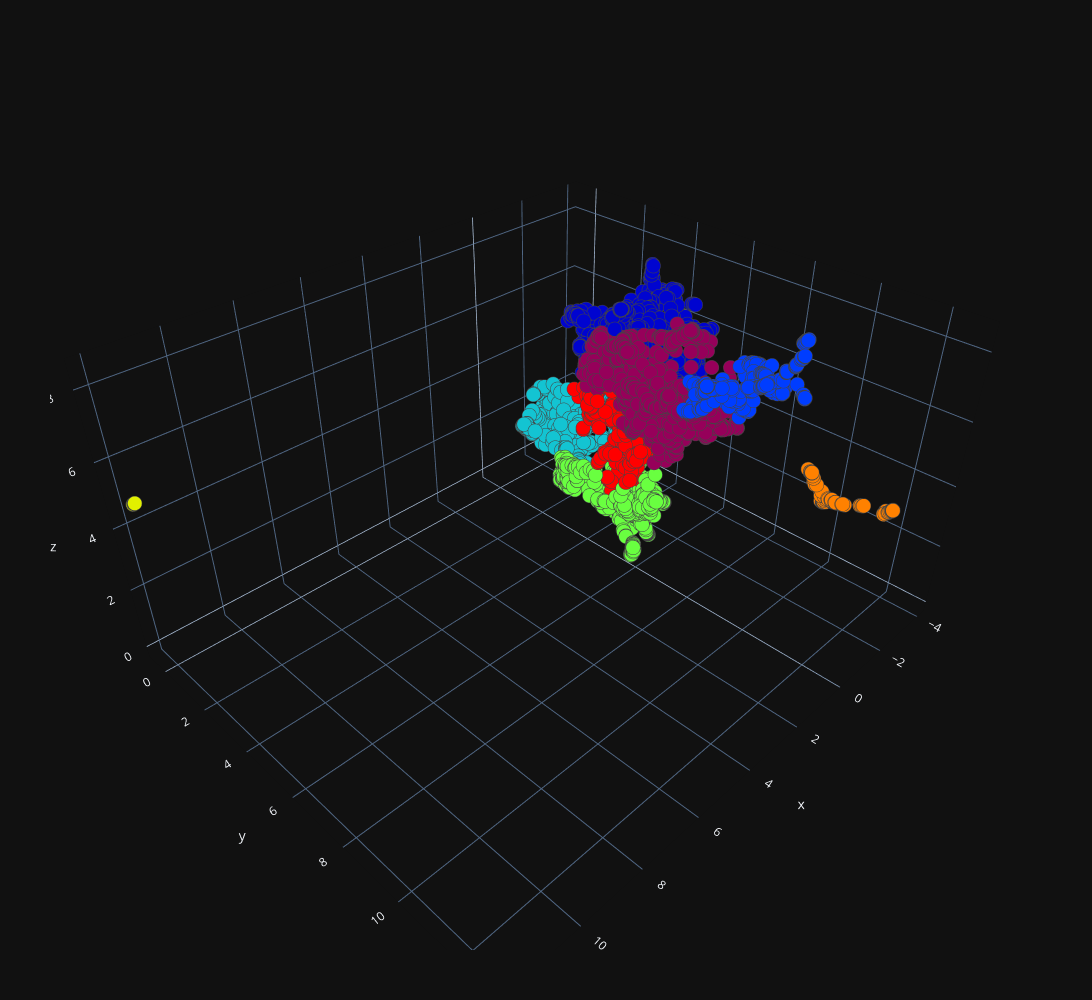

This figure's notebook cell:
### Markdown cell above
En iyi sonuçlara UMAP ile ulaştık aşağıda her ikisi de yüksek skorlar veren UMAP-Kmeans ve UMAP-HCA deney sonuçlarının plotları mevcut.

### Code cell
plot_3d(x_umap,hca_umap.labels_)

### Figure 1 — Plotly figure (JSON) as saved in the notebook; plotly's stock layout.template omitted (floating-point values rounded to 4 significant figures; data arrays with more than 128 entries replaced by an {"elided": "..."} marker saying what was removed)
{"data": [{"marker": {"color": {"elided": "3404 int values"}, "colorscale": [[0, "rgb(150,0,90)"], [0.125, "rgb(0,0,200)"], [0.25, "rgb(0,25,255)"], [0.375, "rgb(0,152,255)"], [0.5, "rgb(44,255,150)"], [0.625, "rgb(151,255,0)"], [0.75, "rgb(255,234,0)"], [0.875, "rgb(255,111,0)"], [1, "rgb(255,0,0)"]], "line": {"width": 1}, "opacity": 1, "size": 5}, "mode": "markers", "type": "scatter3d", "x": {"elided": "3404 float values"}, "y": {"elided": "3404 float values"}, "z": {"elided": "3404 float values"}}], "layout": {"height": 1000, "margin": {"b": 50, "l": 50, "r": 50, "t": 50}, "width": 1800}}
